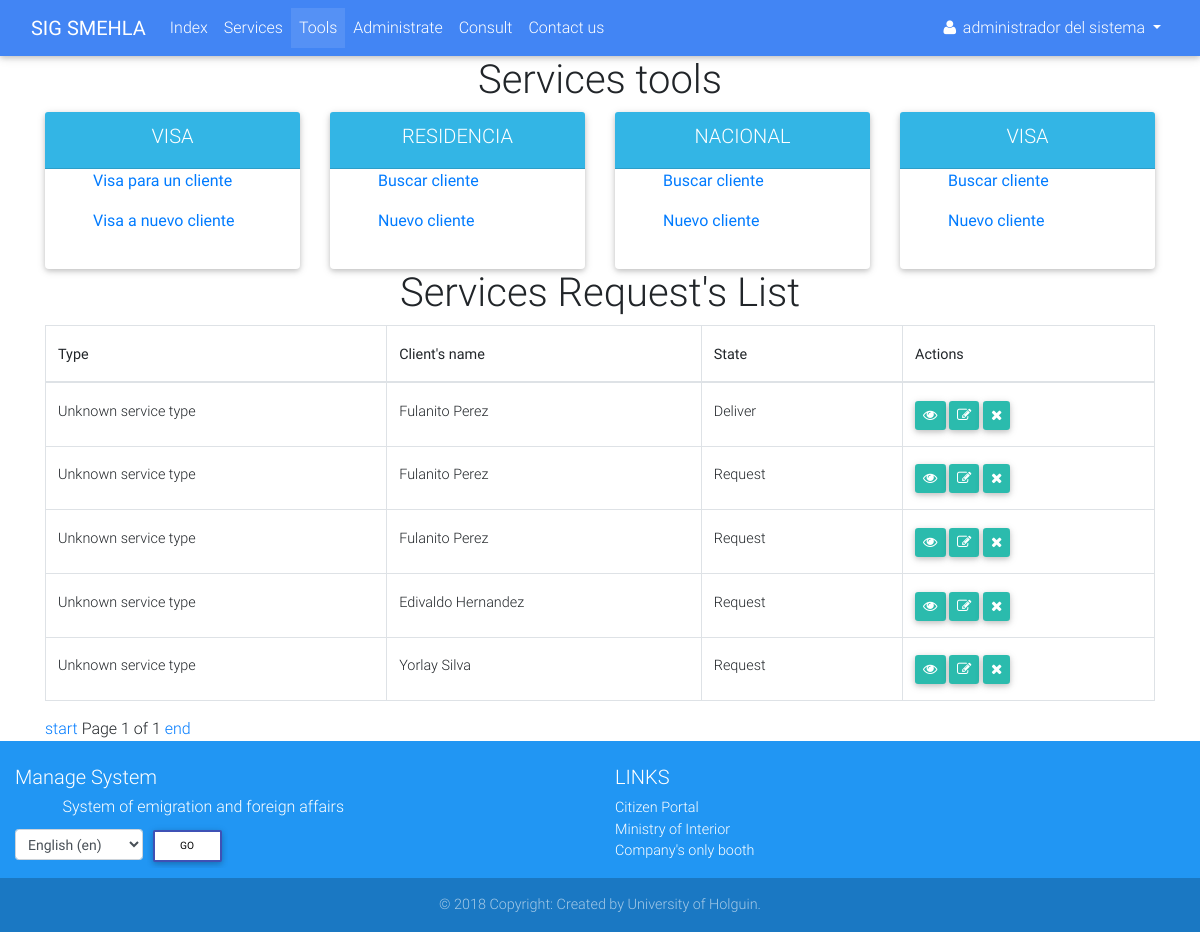
Page /tools/ (signed in) on the earlier database version.
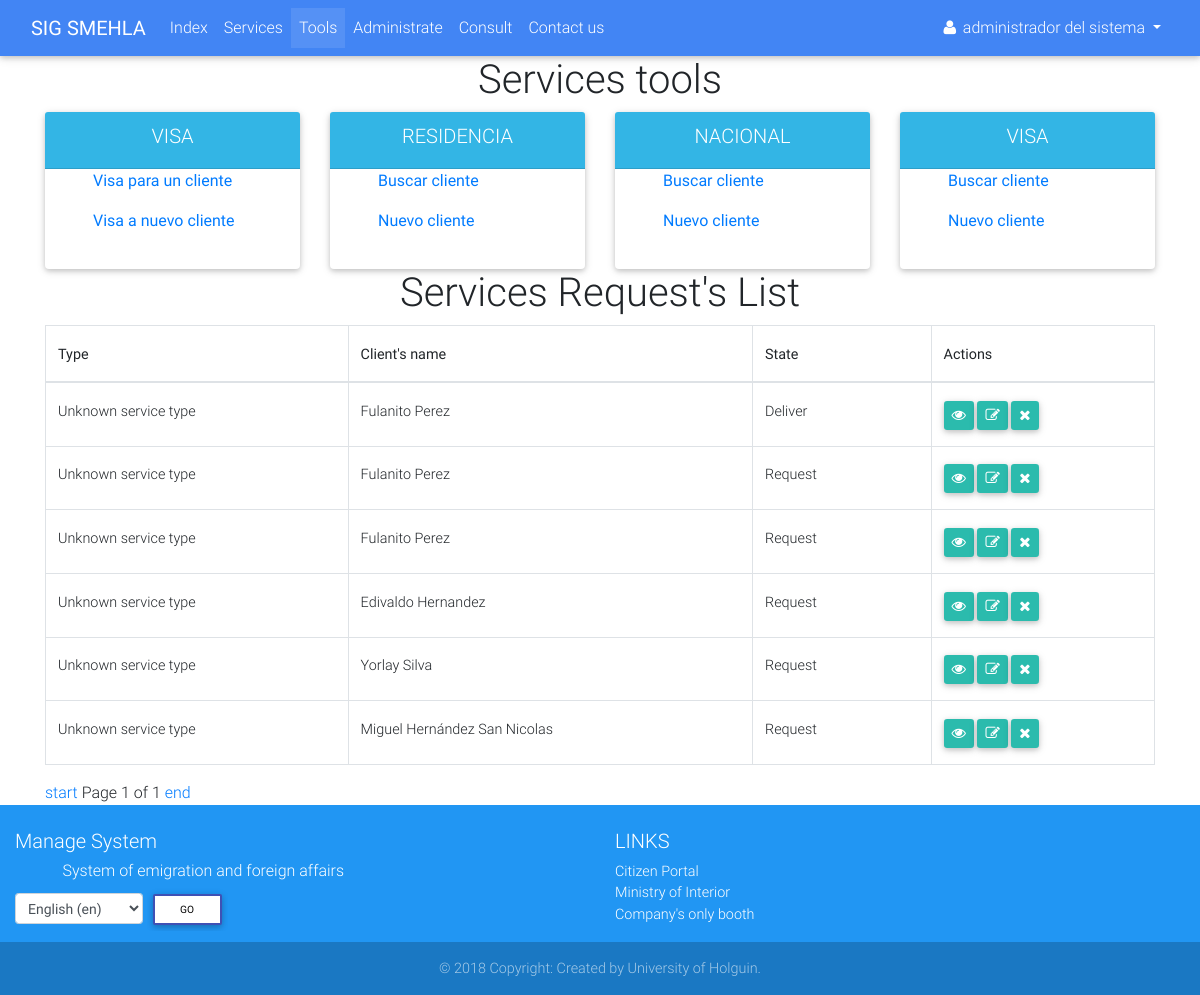
Same page on the later database version.
### services/models.py (models this page shows, shortened)
class Service(models.Model):
    SERVICE_STATUS = (
        ('1', _('Request')),
        ('2', _('Invoicing')),
        ('3', _('Revision')),
        ('4', _('Authenticating')),
        ('5', _('Deliver')),
    )
    SERVICE_TYPE = {
        'None': _('Unknown service type'),
        'visa': _('Visa'),
    }
    client = models.ForeignKey(verbose_name=_('Client'), to=Client, on_delete=models.CASCADE)
    status = models.CharField(_('Status'), max_length=1, choices=SERVICE_STATUS)
    service_type = None
    def get_service_type(self):
        if self.service_type:
            return self.service_type
        else:
            return self.SERVICE_TYPE['None']

class Client(models.Model):
    CIVIL_STATUS = (
        ('S', _('Single')),
        ('E', _('Engaged')),
        ('M', _('Married')),
        ('W', _('Widower')),
    )
    def upload_file(self, filename):
        ext = filename.split('.')[-1]
        return 'clients/{}.{}'.format(self.ci, ext)
    ci = models.CharField(_('Identity card'), max_length=13, unique=True)
    first_name = models.CharField(_('First name'), max_length=30)
    last_name = models.CharField(_('Last name'), max_length=150)
    born_date = models.DateField(_('Born date'), validators=[validators.validate_born_date])
    civil_status = models.CharField(_('Civil status'), choices=CIVIL_STATUS, max_length=1)
    naturalness = models.CharField(_("Naturalness"), max_length=30)
    nationality = models.CharField(_('Nationality'), max_length=30)
    father = models.CharField(_('Father name'), max_length=200)
    mother = models.CharField(_('Mother name'), max_length=200)
    address = models.TextField(_('Address'))
    email = models.EmailField(_('Email'))
    phone = models.PositiveIntegerField(_('Phone number'))
    data_attachment = models.FileField(_('Data attachment'), upload_to=upload_file, null=True, blank=True)
    def get_full_name(self):
        full_name = '%s %s' % (self.first_name, self.last_name)
        return full_name.strip()

### services/views.py (the view)
# urls.py: path('tools/', views.ServiceToolsView.as_view(), name='tools'),
class ServiceToolsView(mixins.LoginRequiredMixin, mixins.NavbarMixin, generic.ListView):
    tab_name = 'tools'
    template_name = 'services/tools.html'
    model = Service
    paginate_by = 10

### accounts/mixins.py (called while the page is built)
    def get_tab_name(self):
        if self.tab_name:
            return self.tab_name
        else:
            return 'init'

    def get_context_data(self, **kwargs):
        context = super(NavbarMixin, self).get_context_data(**kwargs)
        context['tab'] = self.get_tab_name()
        return context

### accounts/models.py (called while the page is built)
    def __str__(self):
        if self.first_name and self.last_name:
            return self.get_full_name()
        else:
            return self.username

### services/templates/services/tools.html (shortened to what the changed rows need)
{% extends 'navbar.html' %}
{% load i18n %}
{% block main %}
    <div class="container">
        <h1 class="text-center">{% trans 'Services tools' %}</h1>
        <h1 class="text-center">{% trans "Services Request's List" %}</h1>
        <div class="row">
            <div class="col-12">
                <table class="table table-bordered table-hover" cellspacing="0" width="100%">
                    <thead>
                    <tr>
                        <th class="th-sm">{% trans 'Type' %}</th>
                        <th class="th-sm">{% trans "Client's name" %}</th>
                        <th class="th-sm">{% trans 'State' %}</th>
                        <th class="th-sm">{% trans 'Actions' %}</th>
                    </tr>
                    </thead>
                    <tbody>
                    {% for service in page_obj %}
                        <tr>
                            <td>{{ service.get_service_type }}</td>
                            <td>
                                <a href="{% url 'services:client_detail' service.client.pk %}">{{ service.client.get_full_name }}</a>
                            </td>
                            <td>{{ service.get_status_display }}</td>
                            <td class="btn-group-sm">
                                <a href="{% url 'services:visa_detail' service.pk %}" class="btn btn-default">
                                    <i class="fa fa-eye"></i>
                                </a>
                                {% if user.is_superuser %}
                                    <a href="{% url 'services:visa_update' service.pk %}" class="btn btn-default">
                                        <i class="fa fa-edit"></i>
                                    </a>
                                    <a href="{% url 'services:visa_delete' service.pk %}" class="btn btn-default">
                                        <i class="fa fa-remove"></i>
                                    </a>
                                {% endif %}
                            </td>
                        </tr>
                    {% empty %}
                        <tr>
                            <td colspan="4" class="text-center text-danger">No existen ningun servicio en el sistema
                            </td>
                        </tr>
                    {% endfor %}
                    </tbody>
                </table>
            </div>
        </div>
    </div>
{% endblock %}

Differences in the rows shown:
added Service: get_service_type "Unknown service type", client.get_full_name "Miguel Hernández San Nicolas", status "Request"
